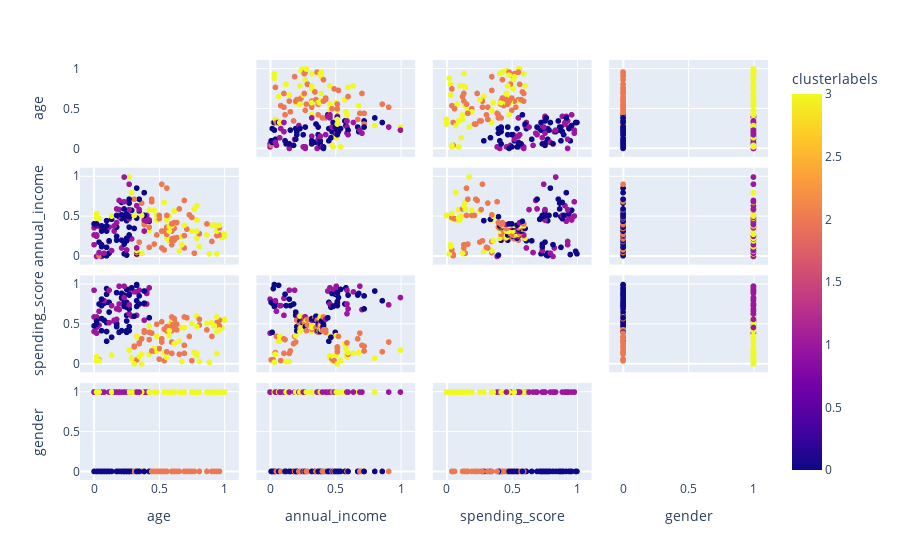

The cell this chart's notebook holds for it:
### Code cell
#
# nsions
import plotly.express as px
from sklearn.decomposition import PCA

features = df1_scal[['age', 'annual_income', 'spending_score', 'gender']]

fig = px.scatter_matrix(df1_scal,dimensions=features,color=df1_scal['clusterlabels'])
fig.update_traces(diagonal_visible=False)
fig.show()

### Figure 1 — Plotly figure (JSON) as saved in the notebook; plotly's stock layout.template omitted (floating-point values rounded to 4 significant figures; data arrays with more than 128 entries replaced by an {"elided": "..."} marker saying what was removed)
{"data": [{"diagonal": {"visible": false}, "dimensions": [{"axis": {"matches": true}, "label": "age", "values": {"elided": "200 float values"}}, {"axis": {"matches": true}, "label": "annual_income", "values": {"elided": "200 float values"}}, {"axis": {"matches": true}, "label": "spending_score", "values": {"elided": "200 float values"}}, {"axis": {"matches": true}, "label": "gender", "values": {"elided": "200 int values"}}], "hovertemplate": "%{xaxis.title.text}=%{x}<br>%{yaxis.title.text}=%{y}<br>clusterlabels=%{marker.color}<extra></extra>", "legendgroup": "", "marker": {"color": {"elided": "200 int values"}, "coloraxis": "coloraxis", "symbol": "circle"}, "name": "", "showlegend": false, "type": "splom"}], "layout": {"coloraxis": {"colorbar": {"title": {"text": "clusterlabels"}}, "colorscale": [[0, "#0d0887"], [0.1111, "#46039f"], [0.2222, "#7201a8"], [0.3333, "#9c179e"], [0.4444, "#bd3786"], [0.5556, "#d8576b"], [0.6667, "#ed7953"], [0.7778, "#fb9f3a"], [0.8889, "#fdca26"], [1, "#f0f921"]]}, "dragmode": "select", "legend": {"tracegroupgap": 0}, "margin": {"t": 60}}}
